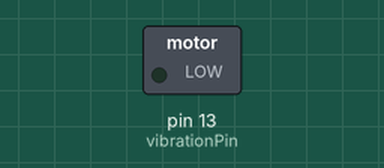
The sketch below on a simulated Arduino Uno, built with avr-gcc and run on an emulated ATmega328P. Parts: switched loads named in the sketch (green lamp = pin HIGH).

Above: at 0.78 s.
At 5.85 s:
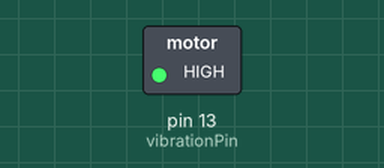
Timing chart, 0 to 6.2 s (numbered marks = the images above):
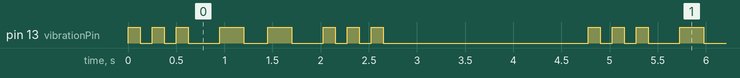

Measured:
- by itself, pin 13 (vibrationPin): repeats every 4.8 s: 2 × (LOW 0.13 s, HIGH 0.13 s), LOW 0.33 s, HIGH 0.25 s, LOW 0.25 s, HIGH 0.25 s, LOW 0.33 s, 2 × (HIGH 0.13 s, LOW 0.13 s), HIGH 0.13 s, LOW 2.1 s, HIGH 0.13 s
- by itself, everything shown: repeats every 4.8 s, in 16 steps

The sketch:

vibmotor_nokia.ino
```cpp
/*
  @@@@@@@@@@@@@@@@@@@@@@
  @@@@@@@@@@@@@@@@@@@@@@             @@@.    @@@    @@@.     @@@@    @@@@        @@@@@@@@@        @@@@@@@@@@@@@.     .@@@@@@@@@@@@@        @@@@@@@@@
  @@@@@%%@@@%%@@@%%@@@@@             @@@@    @@@    @@@@     @@@@    @@@@       @@@@@@@@@@        @@@@@@@@@@@@@@     @@@@@@@@@@@@@@        @@@@@@@@@
  @@@@@  @@@  @@@  @@@@@             @@@@    @@@    @@@@     @@@@    @@@@       @@@@   @@@@        @@@@@   @@@@@       @@@@@   @@@@       @@@@   @@@@
  @@@@@            @@@@@             @@@@   @@@@    @@@@     @@@@@@@@@@@@       @@@@   @@@@        @@@@@   @@@@@       @@@@@   @@@@       @@@@   @@@@
  @@@@@   @    @   @@@@@             @@@@   @@@@    @@@@     @@@@@@@@@@@@       @@@@@@@@@@@        @@@@@   @@@@@       @@@@@   @@@@       @@@@@@@@@@@
  @@@@@            @@@@@             @@@@###@@@@@##@@@@@     @@@@    @@@@      @@@@@@@@@@@@       #@@@@@###@@@@@     ##@@@@@###@@@@       @@@@@@@@@@@
  @@@@@@@@@@@@@@@@@@@@@@             @@@@@@@@@@@@@@@@@@@     @@@@    @@@@      @@@@    @@@@@      @@@@@@@@@@@@@@     @@@@@@@@@@@@@@      @@@@     @@@@
  @@@@@@@@@@@@@@@@@@@@@@

  Whadda WPM458 vibration motor module example

  This example produces the classic "Nokia SMS vibration" pattern on the vibration motor.

  For more information about the Whadda WPM458 vibration motor module, check the manual available at https://whadda.com

  AUTHOR: Midas Gossye (Whadda/Velleman)
  Date: 09/03/2021
  URL: https://github.com/WhaddaMakers/WPM458
*/


const int vibrationPin = 13; // Set connection pin to signal pin of vibration module

// Set the duration of vibration pulses and pauses array in ms, produces ... -- ... (SMS) vibration from old Nokia Phones
const unsigned int melody[] = {125, 125, 125, 125, 125, 325, 250, 250, 250, 325, 125, 125, 125, 125, 125, 125};

void setup() {

  pinMode(vibrationPin, OUTPUT); // Set pin as output
  digitalWrite(vibrationPin, LOW); // Set pin low to make sure vibration motor is off
}

void loop() {

  // For index 0->15 (indexes of melody array)...
  for(int index=0; index < 16; index++) {

    if(index %2 == 0) digitalWrite(vibrationPin,HIGH); // If index is even, melody duration is pulse, switch vibration motor on
    else digitalWrite(vibrationPin, LOW); // Else, index is odd, melody duration is pause, switch vibration motor off
    delay(melody[index]); // Wait for number of ms of current melody index
  }
  delay(2000); // Wait for 2s (= 2000 ms)

}
```
